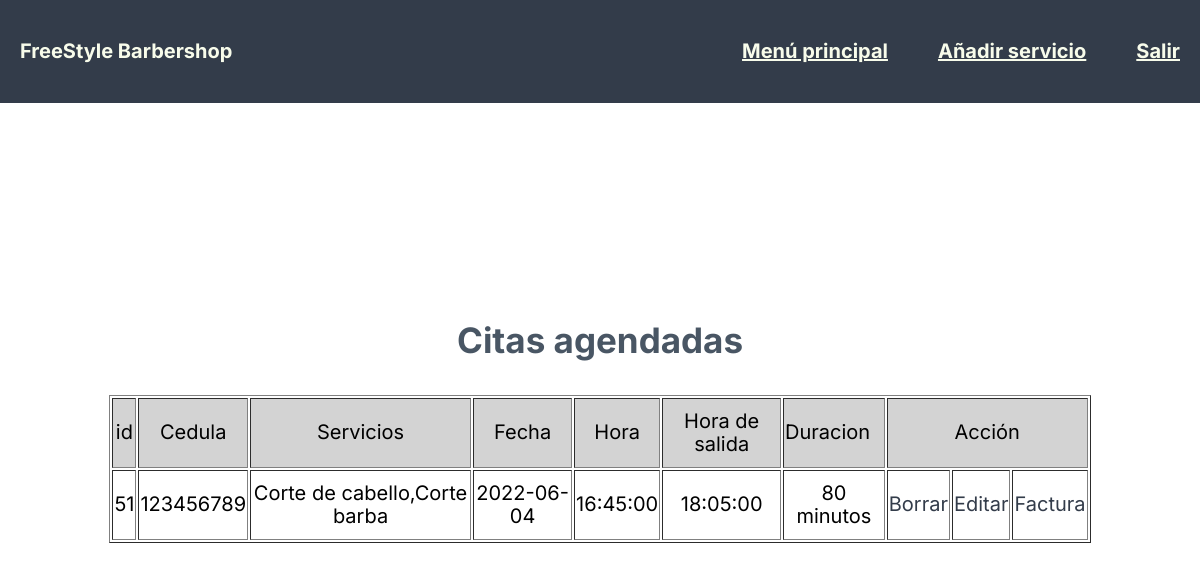
/CRUD/Listar_Citas.php (signed in), run on an earlier commit of the app's database.
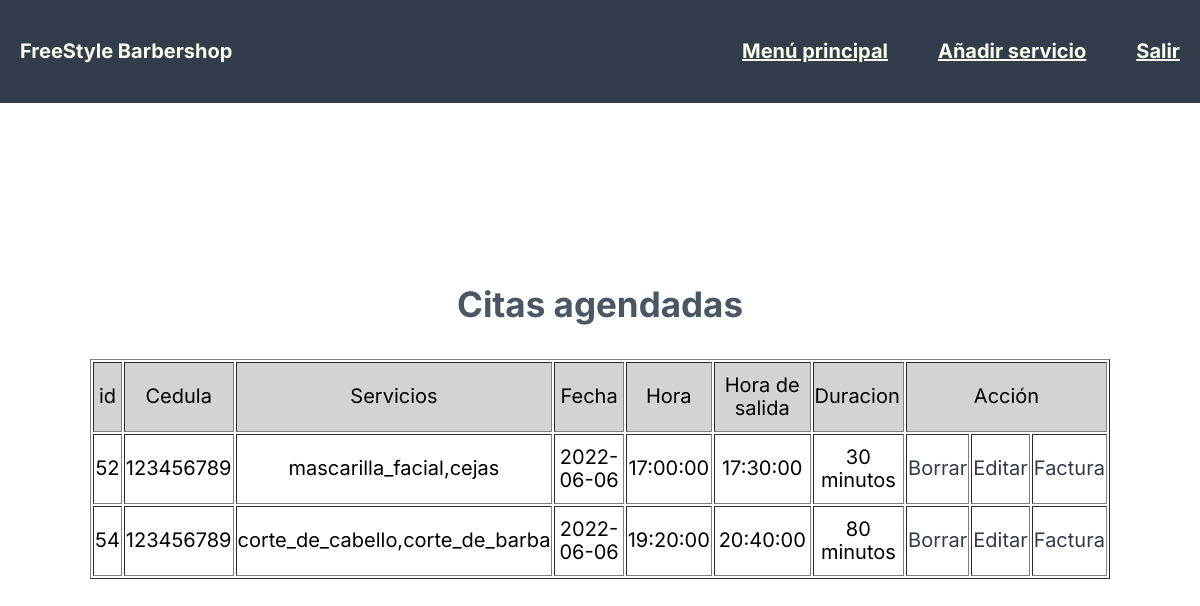
And on a later commit of the database.
### tables this page shows
CREATE TABLE IF NOT EXISTS `cita` (
  `ID` int(11) NOT NULL AUTO_INCREMENT,
  `Client` varchar(11) DEFAULT NULL,
  `Services` varchar(75) DEFAULT NULL,
  `Date` varchar(30) DEFAULT NULL,
  `Hour` time DEFAULT NULL,
  `Finish_Hour` time DEFAULT NULL,
  `Duration` int(11) NOT NULL,
  `Price` int(11) NOT NULL,
  PRIMARY KEY (`ID`)
);

### CRUD/Listar_Citas.php (the view, shortened to what this page needs)
<!DOCTYPE html>
<html lang="en">
<head>
    <link rel="stylesheet" href="../css/styles.css">
</head>
<body>
<?php
$cedula = $_SESSION["Cedula"];
include '../Sql/db.php';
$conn = new mysqli($servername, $username, $password, $dbname);
$sql = "SELECT administrador FROM client WHERE Cedula='" . $cedula . "'";
$result = $conn->query($sql);
$row = $result->fetch_assoc();
if ($row["administrador"] != 1) {
    $sql = "SELECT * from cita WHERE Client='" . $cedula . "'";
    $result = $conn->query($sql);
    echo "<div class=\"nav-bg\">";
    echo "<nav class=\"nav-principal\">";
    echo "<p class=\"nav-title\">FreeStyle Barbershop</p>";
    echo "<div class=\"nav-links\">";
    echo "<a href=\"../menu.php\">Menú principal</a>";
    echo "<a href=\"agendar_cita.php\">Agendar Cita</a>";
    echo "<a href=\"../index.php\">Salir</a>";
    echo "</div>";
    echo "</nav>";
    echo "</div>";
    echo "<div class=\"menu-main\">";
    echo "<p class=\"menu-main-title\">Citas agendadas</p>";
} else {
    $sql = "SELECT * from cita";
    $result = $conn->query($sql);
    echo "<div class=\"nav-bg\">";
    echo "<nav class=\"nav-principal\">";
    echo "<p class=\"nav-title\">FreeStyle Barbershop</p>";
    echo "<div class=\"nav-links\">";
    echo "<a href=\"../CRUD_Admin/MenuAdmin.php\">Menú principal</a>";
    echo "<a href=\"../CRUD_Admin/RegistroServicios.php\">Añadir servicio</a>";
    echo "<a href=\"../index.php\">Salir</a>";
    echo "</div>";
    echo "</nav>";
    echo "</div>";
    echo "<div class=\"menu-main\">";
    echo "<p class=\"menu-main-title\">Citas agendadas</p>";
}
if ($result->num_rows > 0) {
    echo "<div align=\"center\">\n";
    echo "<table class=\"citas-table\" border=1>\n";
    echo "<tr BGCOLOR=\"#D3D3D3\">\n";
    echo "<td align=\"center\">id</td>\n";
    echo "<td align=\"center\">Cedula</td>\n";
    echo "<td align=\"center\">Servicios</td>\n";
    echo "<td align=\"center\">Fecha</td>\n";
    echo "<td align=\"center\">Hora</td>\n";
    echo "<td align=\"center\">Hora de salida</td>\n";
    echo "<td>Duracion</td>\n";
    echo "<td colspan=\"3\" align=\"center\">Acción</td>\n";
    echo "</tr>";
    while ($row = $result->fetch_assoc()) {
        echo "<td align=\"center\">" . $row["ID"] . "</td>";
        echo "<td align=\"center\">" . $row["Client"] . "</td>";
        echo "<td align=\"center\">" . $row["Services"] . "</td>";
        echo "<td align=\"center\">" . $row["Date"] . "</td>";
        echo "<td align=\"center\">" . $row["Hour"] . "</td>";
        echo "<td align=\"center\">" . $row["Finish_Hour"] . "</td>";
        echo "<td align=\"center\">" . $row["Duration"] . " minutos" . "</td>";
        echo "<td><a href=\"Delete.php?id=" . $row["ID"] . "\">Borrar </td>";
        echo  "<td> <a href=\"Update.php?id=" . $row["ID"] . "\">Editar </td>\n";
        echo  "<td> <a href=\"Factura.php?id=" . $row["ID"] . "\">Factura </td>\n";
    }
    echo "</table>\n";
    echo "<br>";
}
echo "</div>";
?>
</body>
</html>

What changed in the data, as far as the page shows it:
removed cita: ID "51", Client "123456789", Services "Corte de cabello,Corte barba", Date "2022-06-04", Hour "16:45:00", Finish_Hour "18:05:00", Duration "80"
added cita: ID "52", Client "123456789", Services "mascarilla_facial,cejas", Date "2022-06-06", Hour "17:00:00", Finish_Hour "17:30:00", Duration "30"
added cita: ID "54", Client "123456789", Services "corte_de_cabello,corte_de_barba", Date "2022-06-06", Hour "19:20:00", Finish_Hour "20:40:00", Duration "80"
